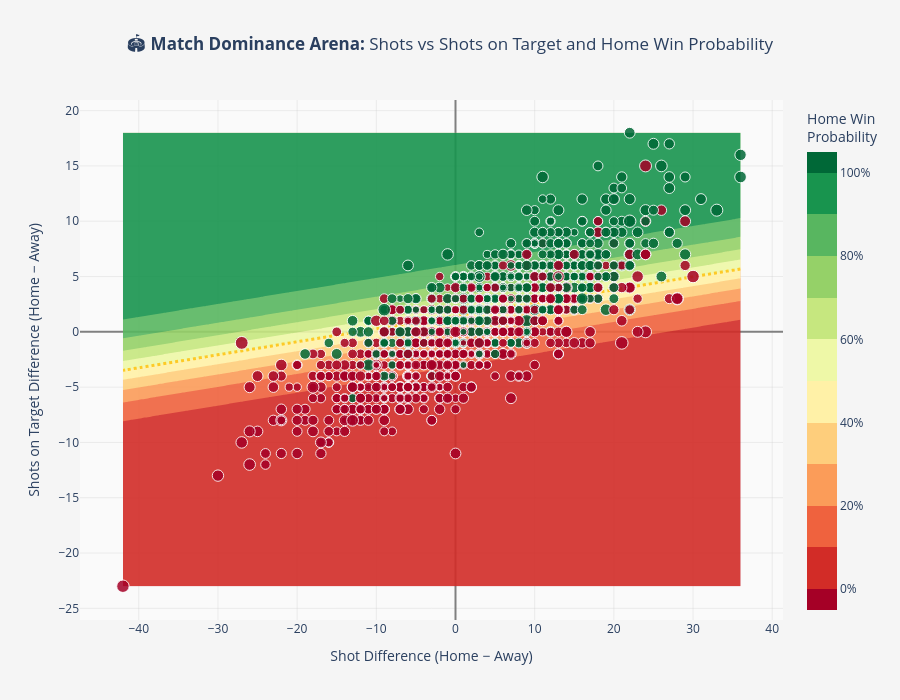

Notebook code for this chart:
### Code cell
import pandas as pd
import numpy as np
import plotly.graph_objs as go
from sklearn.linear_model import LogisticRegression
from sklearn.preprocessing import StandardScaler

# --- 1️⃣ Prepare data ---
seasonal_data['ShotDiff'] = seasonal_data['HS'] - seasonal_data['AS']
seasonal_data['ShotOnTargetDiff'] = seasonal_data['HST'] - seasonal_data['AST']
seasonal_data['TotalShots'] = seasonal_data['HS'] + seasonal_data['AS']
seasonal_data['HomeWin'] = seasonal_data['FTR'].apply(lambda x: 1 if x == 'H' else 0)

X = seasonal_data[['ShotDiff', 'ShotOnTargetDiff']]
y = seasonal_data['HomeWin']

# --- 2️⃣ Fit logistic regression model ---
scaler = StandardScaler()
X_scaled = scaler.fit_transform(X)
model = LogisticRegression()
model.fit(X_scaled, y)

# --- 3️⃣ Create a probability grid ---
x_range = np.linspace(X['ShotDiff'].min(), X['ShotDiff'].max(), 200)
y_range = np.linspace(X['ShotOnTargetDiff'].min(), X['ShotOnTargetDiff'].max(), 200)
xx, yy = np.meshgrid(x_range, y_range)
grid = np.c_[xx.ravel(), yy.ravel()]
probs = model.predict_proba(scaler.transform(grid))[:, 1].reshape(xx.shape)

# --- 4️⃣ Background layer: smooth win probability field ---
contour = go.Contour(
    x=x_range,
    y=y_range,
    z=probs,
    colorscale='RdYlGn',
    opacity=0.9,
    contours=dict(showlines=False),
    colorbar=dict(title='Home Win<br>Probability', tickformat='.0%'),
)

# --- 5️⃣ Scatter layer: match bubbles ---
bubbles = go.Scatter(
    x=seasonal_data['ShotDiff'],
    y=seasonal_data['ShotOnTargetDiff'],
    mode='markers',
    marker=dict(
        size=np.sqrt(seasonal_data['TotalShots']) * 1.8,  # bigger bubble for more shots
        color=seasonal_data['HomeWin'],
        colorscale='RdYlGn',
        line=dict(width=1, color='white'),
        opacity=0.85,
        cmin=0,
        cmax=1,
        showscale=False
    ),
    text=[
        f"<b>{ht} vs {at}</b><br>"
        f"Shots: {hs}-{as_}<br>"
        f"On Target: {hst}-{ast}<br>"
        f"Result: {res}"
        for ht, at, hs, as_, hst, ast, res in zip(
            seasonal_data['HomeTeam'],
            seasonal_data['AwayTeam'],
            seasonal_data['HS'],
            seasonal_data['AS'],
            seasonal_data['HST'],
            seasonal_data['AST'],
            seasonal_data['FTR']
        )
    ],
    hoverinfo='text'
)

# --- 6️⃣ Optional: add “decision boundary” (50% win chance) ---
boundary = go.Contour(
    x=x_range,
    y=y_range,
    z=probs,
    contours=dict(
        start=0.5, end=0.5, size=0.01, coloring='lines', showlabels=False
    ),
    showscale=False,
    line=dict(color='black', width=3, dash='dot'),
    hoverinfo='skip'
)

# --- 7️⃣ Layout styling ---
layout = go.Layout(
    title=dict(
        text="🏟️ <b>Match Dominance Arena:</b> Shots vs Shots on Target and Home Win Probability",
        x=0.5,
        xanchor='center'
    ),
    xaxis=dict(
        title='Shot Difference (Home − Away)',
        zeroline=True, zerolinecolor='gray', gridcolor='rgba(200,200,200,0.3)'
    ),
    yaxis=dict(
        title='Shots on Target Difference (Home − Away)',
        zeroline=True, zerolinecolor='gray', gridcolor='rgba(200,200,200,0.3)'
    ),
    paper_bgcolor='rgb(245,245,245)',
    plot_bgcolor='rgb(250,250,250)',
    hovermode='closest',
    height=700,
    template='plotly_white',
    legend=dict(orientation='h', yanchor='bottom', y=1.02, xanchor='right', x=1)
)

# --- 8️⃣ Combine and display ---
fig = go.Figure(data=[contour, boundary, bubbles], layout=layout)
fig.show()

### Figure 1 — Plotly figure (JSON) as saved in the notebook; plotly's stock layout.template omitted (floating-point values rounded to 4 significant figures; data arrays with more than 128 entries replaced by an {"elided": "..."} marker saying what was removed)
{"data": [{"colorbar": {"tickformat": ".0%", "title": {"text": "Home Win<br>Probability"}}, "colorscale": [[0, "rgb(165,0,38)"], [0.1, "rgb(215,48,39)"], [0.2, "rgb(244,109,67)"], [0.3, "rgb(253,174,97)"], [0.4, "rgb(254,224,139)"], [0.5, "rgb(255,255,191)"], [0.6, "rgb(217,239,139)"], [0.7, "rgb(166,217,106)"], [0.8, "rgb(102,189,99)"], [0.9, "rgb(26,152,80)"], [1, "rgb(0,104,55)"]], "contours": {"showlines": false}, "opacity": 0.9, "type": "contour", "x": {"elided": "200 float values"}, "y": {"elided": "200 float values"}, "z": {"elided": "200x200 float values"}}, {"contours": {"coloring": "lines", "end": 0.5, "showlabels": false, "size": 0.01, "start": 0.5}, "hoverinfo": "skip", "line": {"color": "black", "dash": "dot", "width": 3}, "showscale": false, "type": "contour", "x": {"elided": "200 float values"}, "y": {"elided": "200 float values"}, "z": {"elided": "200x200 float values"}}, {"hoverinfo": "text", "marker": {"cmax": 1, "cmin": 0, "color": {"elided": "1530 int values"}, "colorscale": [[0, "rgb(165,0,38)"], [0.1, "rgb(215,48,39)"], [0.2, "rgb(244,109,67)"], [0.3, "rgb(253,174,97)"], [0.4, "rgb(254,224,139)"], [0.5, "rgb(255,255,191)"], [0.6, "rgb(217,239,139)"], [0.7, "rgb(166,217,106)"], [0.8, "rgb(102,189,99)"], [0.9, "rgb(26,152,80)"], [1, "rgb(0,104,55)"]], "line": {"color": "white", "width": 1}, "opacity": 0.85, "showscale": false, "size": {"elided": "1530 float values"}}, "mode": "markers", "text": {"elided": "1530 str values"}, "type": "scatter", "x": {"elided": "1530 int values"}, "y": {"elided": "1530 int values"}}], "layout": {"height": 700, "hovermode": "closest", "legend": {"orientation": "h", "x": 1, "xanchor": "right", "y": 1.02, "yanchor": "bottom"}, "paper_bgcolor": "rgb(245,245,245)", "plot_bgcolor": "rgb(250,250,250)", "title": {"text": "🏟️ <b>Match Dominance Arena:</b> Shots vs Shots on Target and Home Win Probability", "x": 0.5, "xanchor": "center"}, "xaxis": {"gridcolor": "rgba(200,200,200,0.3)", "title": {"text": "Shot Difference (Home − Away)"}, "zeroline": true, "zerolinecolor": "gray"}, "yaxis": {"gridcolor": "rgba(200,200,200,0.3)", "title": {"text": "Shots on Target Difference (Home − Away)"}, "zeroline": true, "zerolinecolor": "gray"}}}
